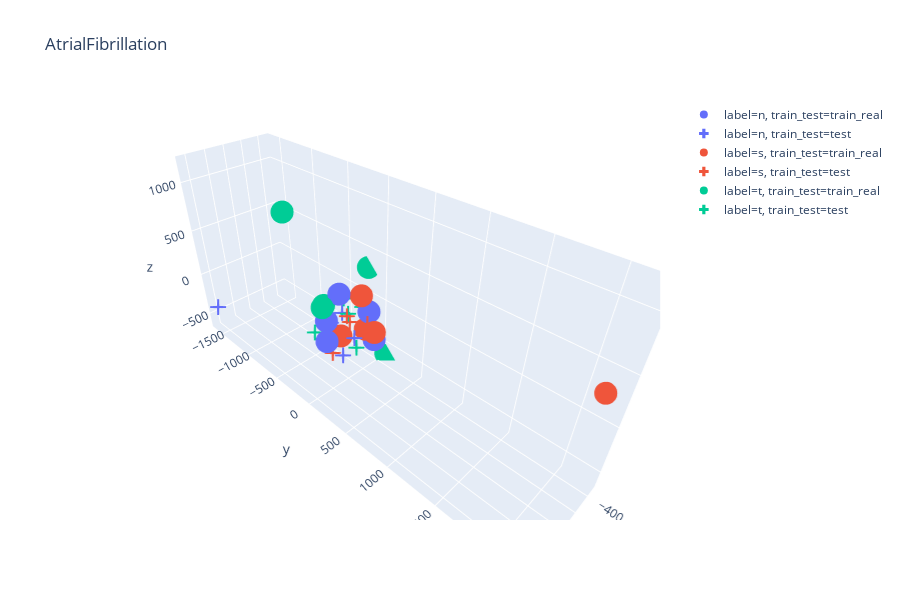
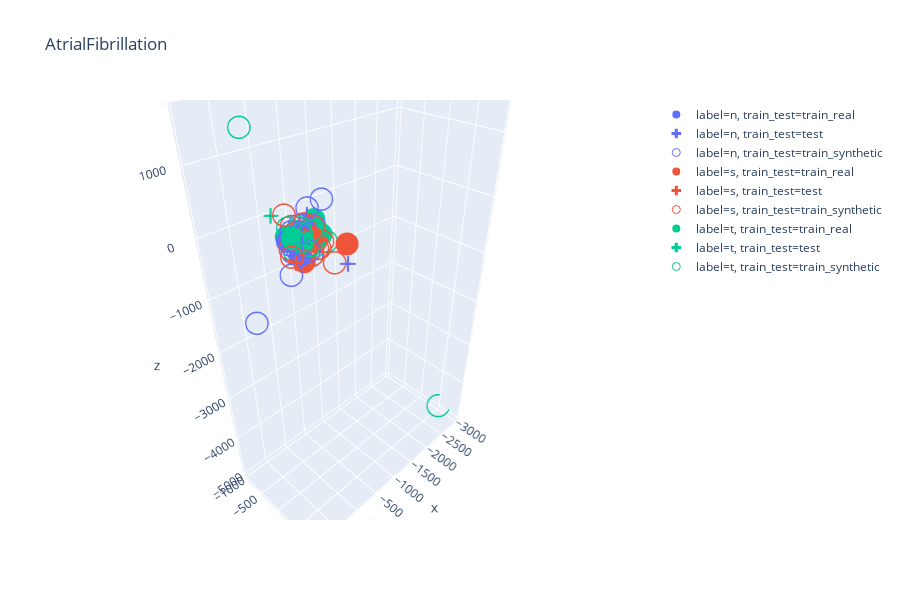
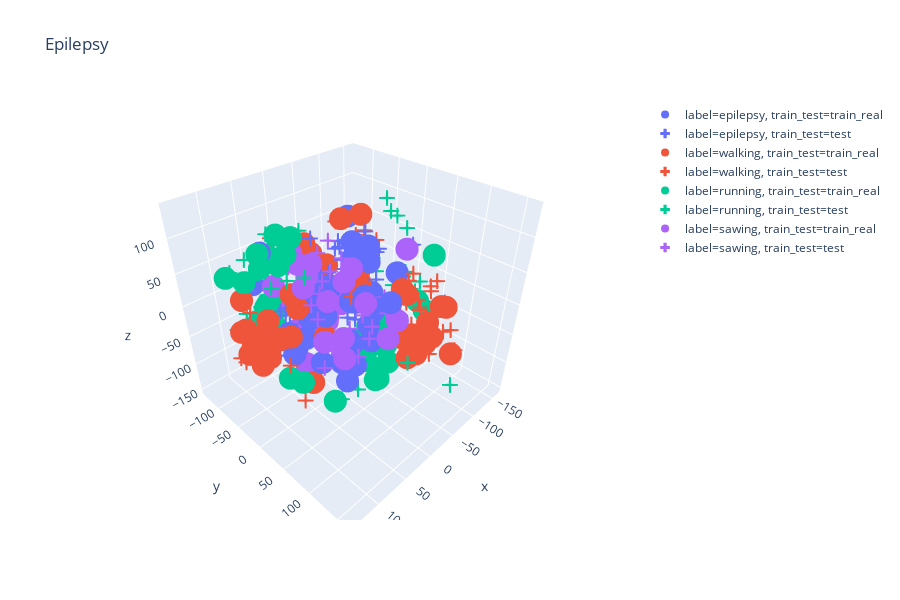
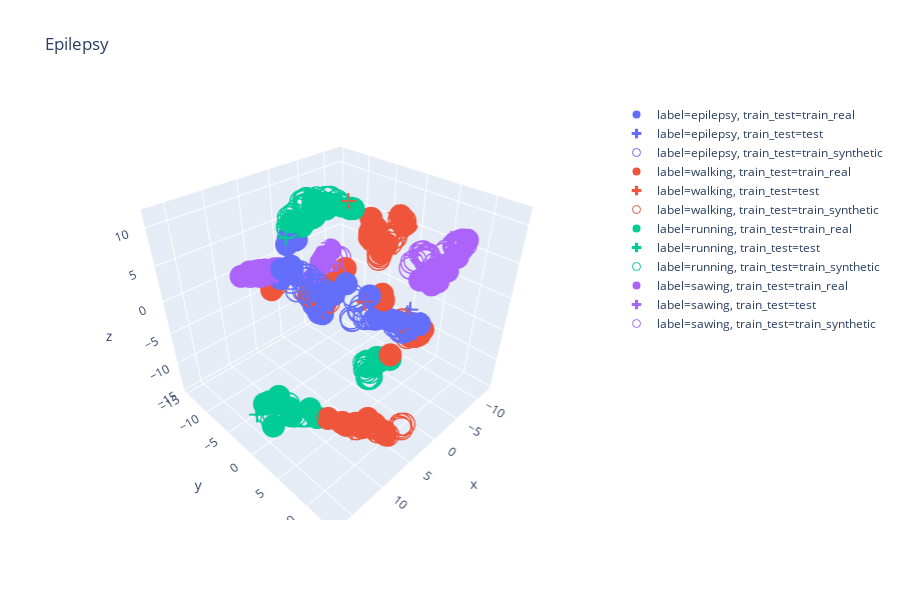

Notebook code for these charts, in order:
### Code cell
figs = {}
for dataset_name in ['AtrialFibrillation', 'Epilepsy']:
    if dataset_name in large_datasets + irregular_datasets:
        continue
    num_synthetic_ts = 1000
    dba_iters = 5
    limit_N = False

    print("-----------")
    start = time.process_time()
    print(dataset_name)
    train_x, train_y = load_from_tsfile_to_dataframe("../data/%s/%s_TRAIN.ts" % (dataset_name, dataset_name)) 
    test_x, test_y = load_from_tsfile_to_dataframe("../data/%s/%s_TEST.ts" % (dataset_name, dataset_name))
    
    train_x = ts_df_to_arrays(train_x, swapaxes=True)       
    test_x = ts_df_to_arrays(test_x, swapaxes=True)
    
    num_replicates = train_x.shape[0]
    print("# replicates: %d" % (num_replicates))
    num_dimensions = train_x.shape[2]
    print("# dimensions: %d" % (num_dimensions))
    len_series = train_x.shape[1]
    print("length of series: %d" % (len_series))
    num_classes = len(np.unique(train_y))
    print("# classes: %d" % (num_classes))
    total_size = num_replicates*num_dimensions*len_series
    print("total 'size': %d" % (total_size))

    synthetic_x_train = pickle.load(open("../syntheticdata/%s_softdtw_synthetic_x_train_%d_%d_%s.pkl" % (dataset_name, num_synthetic_ts, dba_iters, str(limit_N)), 'rb'))
    synthetic_y_train = pickle.load(open("../syntheticdata/%s_softdtw_synthetic_y_train_%d_%d_%s.pkl" % (dataset_name, num_synthetic_ts, dba_iters, str(limit_N)), 'rb'))
    
    augmentation_degree = -1
    fig = plot_softdtw_tsne_3d(dataset_name, train_x, test_x, [], train_y, test_y, [], dtw_distance_matrices, augmentation_degree)
    figs["%s_%f" % (dataset_name, augmentation_degree)] = fig
    
    # loop over desired augmentation degrees
    for augmentation_degree in [4.0]:
        print("Augmentation degree: %f" % augmentation_degree)

        # find highest represented class, save this number
        labels, counts = np.unique(train_y, return_counts=True)
        max_counts = np.max(counts)
        # find the number of synthetic examples you need to add to balance
        balance_counts = max_counts - counts
        # loop over all labels
        synthetic_samples = []
        synthetic_labels = []
        for label, balance_count in zip(labels, balance_counts):
            synthetic_data = synthetic_x_train[synthetic_y_train == label]

            # compute the number of synthetic samples to choose based on balance_count and augmentation_degree
            samples_to_draw = balance_count + int(augmentation_degree * max_counts)

            # randomly sample the synthetic data
            indices = np.arange(len(synthetic_data))
            random_indices = np.random.choice(indices, size=samples_to_draw, replace=False)
            random_synthetic_samples = synthetic_data[random_indices]

            # add synthetic samples for this label
            synthetic_samples += list(random_synthetic_samples)
            synthetic_labels += [label]*samples_to_draw

        # augment training set with all synthetic samples
        augmented_train_x = np.array(list(train_x) + list(synthetic_samples))
        augmented_train_y = np.array(list(train_y) + list(synthetic_labels))
        
        fig = plot_softdtw_tsne_3d(dataset_name, train_x, test_x, synthetic_samples, train_y, test_y, synthetic_labels, dtw_distance_matrices, augmentation_degree)
        figs["%s_%f" % (dataset_name, augmentation_degree)] = fig

    print("Time (s): %f" % (time.process_time() - start))
    print("-----------")
